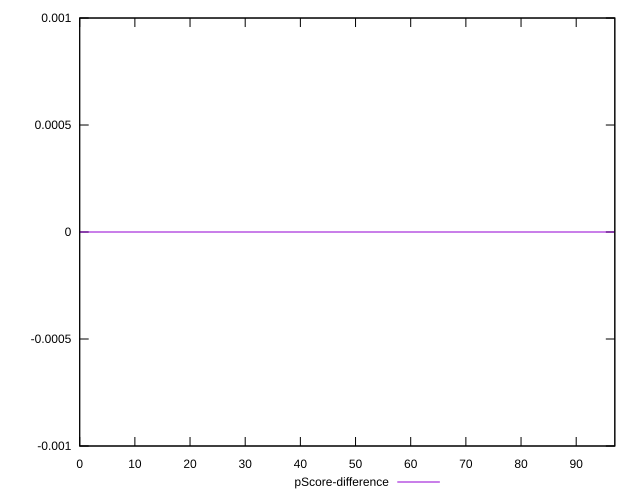

Source code (gnuplot):
reset

$pScoreDifference <<EOF
0 0
1 0
2 0
3 0
4 0
5 0
6 0
7 0
8 0
9 0
10 0
11 0
12 0
13 0
14 0
15 0
16 0
17 0
18 0
19 0
20 0
21 0
22 0
23 0
24 0
25 0
26 0
27 0
28 0
29 0
30 0
31 0
32 0
33 0
34 0
35 0
36 0
37 0
38 0
39 0
40 0
41 0
42 0
43 0
44 0
45 0
46 0
47 0
48 0
49 0
50 0
51 0
52 0
53 0
54 0
55 0
56 0
57 0
58 0
59 0
60 0
61 0
62 0
63 0
64 0
65 0
66 0
67 0
68 0
69 0
70 0
71 0
72 0
73 0
74 0
75 0
76 0
77 0
78 0
79 0
80 0
81 0
82 0
83 0
84 0
85 0
86 0
87 0
88 0
89 0
90 0
91 0
92 0
93 0
94 0
95 0
96 0
97 0
EOF

set key outside below
set xrange [0:97]
set yrange [-0.001:0.001]
set trange [-0.001:0.001]
set terminal svg size 640, 500 enhanced background rgb 'white'
set output "report/report_00029_2021-02-24T13-36-40.390Z/render-blocking-resources/samples/card/pScore-difference/sorted.svg"

plot $pScoreDifference title "pScore-difference" with line

reset
